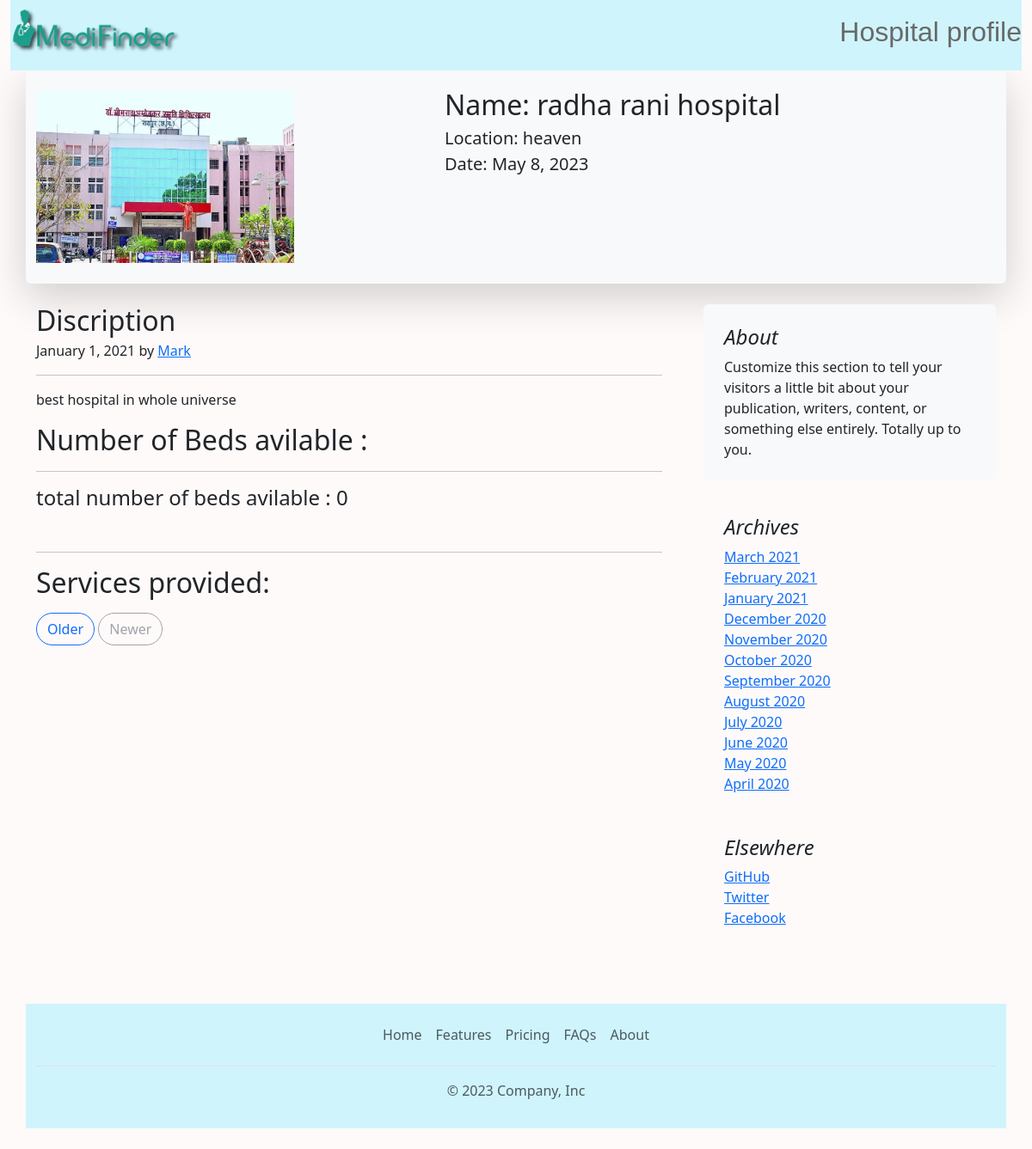
The page /hos_profile/2 on the database its author committed.
### hospital/models.py (models this page shows, shortened)
class hos_list(models.Model):
    hos_name = models.CharField(max_length=50)
    location =models.CharField(max_length=50)
    desc = models.CharField(max_length=1000)
    date = models.DateField()
    image = models.ImageField(upload_to="hospital/images")
    services = models.CharField(max_length=1000,default="")
    contact = models.IntegerField(default=0)
    hos_beds = models.IntegerField(default=0)

### hospital/views.py (the view)
# urls.py: path('hos_profile/<int:id>',hos_profile, name='hos_profile'),
def hos_profile(request,id):
    hoslist = hos_list.objects.filter(id=id)
    return render(request,"hos_profile.html",{"hoslist":hoslist[0]})

### template/hos_profile.html (shortened to what this page needs)
<!doctype html>
<html lang="en">
  <head>
    <link href="https://cdn.jsdelivr.net/npm/bootstrap@5.3.0-alpha3/dist/css/bootstrap.min.css" rel="stylesheet">
  </head>
  <body style="background-color:snow  ;">
    {% load static %}
<div class="container-fluid">
    <nav class="navbar bg-info-subtle ">
      <img src="{% static 'mf2ds.png' %}" width="200" alt="">
      <h2 style="font-family: Verdana, Geneva, Tahoma, sans-serif; color: dimgray;"> Hospital profile</h2>
      </nav>
</div>
<div class="container py-4 bg-light shadow-lg rounded-2">
<div class="row featurette" >
    <div class="col-md-7 order-md-2 " >
      <h2 class="featurette-heading fw-normal lh-1">Name: {{hoslist.hos_name}} </h2>
      <p class="lead">Location: {{hoslist.location}} <br>Date: {{hoslist.date}} <br></p>
    </div>
    <div class="col-md-5 order-md-1">
      <img src="/media/{{hoslist.image}}" width="300" height="200" alt="">
    </div>
  </div>
</div>
<div class="container">
<div class="row g-5">
  <div class="col-md-8">
    <article class="blog-post py-4">
      <h2 class="blog-post-title mb-1">Discription</h2>
      <p class="blog-post-meta">January 1, 2021 by <a href="#">Mark</a></p>
      <hr>
      <p>{{hoslist.desc}}</p>
      <h2 class="blog-post-title mb-1">Number of Beds avilable :</h2>
      <hr>
      <h4>total number of beds avilable : {{hoslist.hos_beds}}</h4>
      <br>
      <hr>
      <h2 class="blog-post-title mb-1">Services provided:</h2>
    <nav class="blog-pagination" aria-label="Pagination">
      <a class="btn btn-outline-primary rounded-pill" href="#">Older</a>
      <a class="btn btn-outline-secondary rounded-pill disabled">Newer</a>
    </nav>
  </div>
  <div class="col-md-4 py-4">
    <div class="position-sticky" style="top: 2rem;">
      <div class="p-4 mb-3 bg-body-tertiary rounded">
        <h4 class="fst-italic">About</h4>
        <p class="mb-0">Customize this section to tell your visitors a little bit about your publication, writers, content, or something else entirely. Totally up to you.</p>
      </div>
      <div class="p-4">
        <h4 class="fst-italic">Archives</h4>
        <ol class="list-unstyled mb-0">
          <li><a href="#">March 2021</a></li>
          <li><a href="#">February 2021</a></li>
          <li><a href="#">January 2021</a></li>
          <li><a href="#">December 2020</a></li>
          <li><a href="#">November 2020</a></li>
          <li><a href="#">October 2020</a></li>
          <li><a href="#">September 2020</a></li>
          <li><a href="#">August 2020</a></li>
          <li><a href="#">July 2020</a></li>
          <li><a href="#">June 2020</a></li>
          <li><a href="#">May 2020</a></li>
          <li><a href="#">April 2020</a></li>
        </ol>
      </div>
      <div class="p-4">
        <h4 class="fst-italic">Elsewhere</h4>
        <ol class="list-unstyled">
          <li><a href="#">GitHub</a></li>
          <li><a href="#">Twitter</a></li>
          <li><a href="#">Facebook</a></li>
        </ol>
      </div>
    </div>
  </div>
</div>
</div>
<div class="container bg-info-subtle">
<footer class="py-3 my-4">
    <ul class="nav justify-content-center border-bottom pb-3 mb-3">
      <li class="nav-item"><a href="{% url 'home' %}" class="nav-link px-2 text-body-secondary">Home</a></li>
      <li class="nav-item"><a href="#" class="nav-link px-2 text-body-secondary">Features</a></li>
      <li class="nav-item"><a href="#" class="nav-link px-2 text-body-secondary">Pricing</a></li>
      <li class="nav-item"><a href="#" class="nav-link px-2 text-body-secondary">FAQs</a></li>
      <li class="nav-item"><a href="#" class="nav-link px-2 text-body-secondary">About</a></li>
    </ul>
    <p class="text-center text-body-secondary">© 2023 Company, Inc</p>
  </footer>
  </div>
  </body>
</html>

### rows shown on the page
hos_list: hos_name "radha rani hospital", location "heaven", date "May 8, 2023", image (picture), desc "best hospital in whole universe", hos_beds "0"
